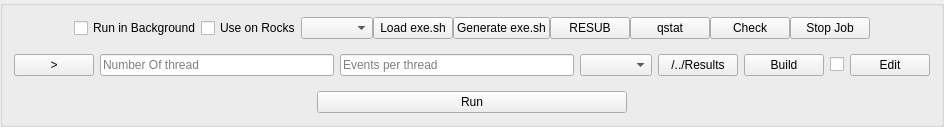
               <widget class="QGroupBox" name="groupBox_3">
                <property name="title">
                 <string/>
                </property>
                <layout class="QGridLayout" name="gridLayout_10">
                 <item row="1" column="0">
                  <widget class="QFrame" name="frame_23">
                   <property name="frameShape">
                    <enum>QFrame::NoFrame</enum>
                   </property>
                   <property name="frameShadow">
                    <enum>QFrame::Raised</enum>
                   </property>
                   <layout class="QHBoxLayout" name="horizontalLayout_24">
                    <property name="spacing">
                     <number>0</number>
                    </property>
                    <property name="leftMargin">
                     <number>60</number>
                    </property>
                    <property name="topMargin">
                     <number>0</number>
                    </property>
                    <property name="rightMargin">
                     <number>60</number>
                    </property>
                    <property name="bottomMargin">
                     <number>0</number>
                    </property>
                    <item>
                     <widget class="QCheckBox" name="checkBoxnohup">
                      <property name="toolTip">
                       <string>&lt;html&gt;&lt;head/&gt;&lt;body&gt;&lt;p&gt;Check if you want to run simulation in the background, then, the terminal can be used for other purposes. In this case the simulation output messgaes will be writed to a file with a name begins with &amp;quot;nohup_&amp;quot; then followed by simulation parameters instead of showing these messages on terminal. you can use &amp;quot;top&amp;quot; command to check the simulation process.&lt;/p&gt;&lt;/body&gt;&lt;/html&gt;</string>
                      </property>
                      <property name="text">
                       <string>Run in Background</string>
                      </property>
                     </widget>
                    </item>
                    <item>
                     <widget class="QCheckBox" name="checkBoxRocks">
                      <property name="toolTip">
                       <string>&lt;html&gt;&lt;head/&gt;&lt;body&gt;&lt;p&gt;Check it if you use DoseCalcs on Rocks-Cluster and you will compute on nodes. In this case the simulation output messages will be writed to a file with a name begins with &amp;quot;DoseCalcs_&amp;quot; then followed by simulation parameters instead of showing these messages on terminal.&lt;/p&gt;&lt;/body&gt;&lt;/html&gt;</string>
                      </property>
                      <property name="text">
                       <string>Use on Rocks</string>
                      </property>
                     </widget>
                    </item>
                    <item>
                     <widget class="QComboBox" name="MPIOrMTOnRockscomboBox">
                      <property name="toolTip">
                       <string>&lt;html&gt;&lt;head/&gt;&lt;body&gt;&lt;p&gt;According to the build type, you should choose how to execute DoseCalcs. Note that the exe.sh file is different in a such case (MT or MPI).&lt;/p&gt;&lt;/body&gt;&lt;/html&gt;</string>
                      </property>
                     </widget>
                    </item>
                    <item>
                     <widget class="QPushButton" name="pushButtonLoadExe">
                      <property name="toolTip">
                       <string>&lt;html&gt;&lt;head/&gt;&lt;body&gt;&lt;p&gt;The exe.sh is used to distribute DoseCalcs jobs on cluster computation units. The loaded file should be based on data read from GUI user inputs. After loading, you can modify the content of the file.&lt;/p&gt;&lt;/body&gt;&lt;/html&gt;</string>
                      </property>
                      <property name="text">
                       <string>Load exe.sh</string>
                      </property>
                     </widget>
                    </item>
                    <item>
                     <widget class="QPushButton" name="pushButtonGenerateExe">
                      <property name="toolTip">
                       <string>&lt;html&gt;&lt;head/&gt;&lt;body&gt;&lt;p&gt;The exe.sh is used to distribute DoseCalcs jobs on cluster computation units. The generated file is based on data read from GUI user inputs. After generation, you can modify the file.&lt;/p&gt;&lt;/body&gt;&lt;/html&gt;</string>
                      </property>
                      <property name="text">
                       <string>Generate exe.sh</string>
                      </property>
                     </widget>
                    </item>
                    <item>
                     <widget class="QPushButton" name="RESUBButton_2">
                      <property name="text">
                       <string>RESUB</string>
                      </property>
                     </widget>
                    </item>
                    <item>
                     <widget class="QPushButton" name="pushButtonQstat">
                      <property name="toolTip">
                       <string>&lt;html&gt;&lt;head/&gt;&lt;body&gt;&lt;p&gt;Check and list the DoseCalcs run jobs on Rocks-Cluster.&lt;/p&gt;&lt;/body&gt;&lt;/html&gt;</string>
                      </property>
                      <property name="text">
                       <string>qstat</string>
                      </property>
                     </widget>
                    </item>
                    <item>
                     <widget class="QPushButton" name="pushButtonChecQsubMPIsim">
                      <property name="toolTip">
                       <string>&lt;html&gt;&lt;head/&gt;&lt;body&gt;&lt;p&gt;When you run DoseCalcs on Rocks-Cluster, a DoseCalcs output file (DoseCalcs.o###) where ### is the job ID, will be created. The output file will be opened to check the simulation progress either if DoseCalcs run or terminated. You should select the job ID to be viewed on the terminal.&lt;/p&gt;&lt;/body&gt;&lt;/html&gt;</string>
                      </property>
                      <property name="text">
                       <string>Check</string>
                      </property>
                     </widget>
                    </item>
                    <item>
                     <widget class="QPushButton" name="pushButtonStopJob">
                      <property name="toolTip">
                       <string>&lt;html&gt;&lt;head/&gt;&lt;body&gt;&lt;p&gt;Delete a job on Rocks-Cluster, this will give a chooser that contains a list of registered and ran DoseCalcs simulations, choose the appropriate one. You can see the ID of the target job by clicking on qstat button.Note that you should wait 1s and in some cases return and reclick the button to read the command and write the results to the file 'F' in the build directory.&lt;/p&gt;&lt;/body&gt;&lt;/html&gt;</string>
                      </property>
                      <property name="text">
                       <string>Stop Job</string>
                      </property>
                     </widget>
                    </item>
                   </layout>
                  </widget>
                 </item>
                 <item row="3" column="0">
                  <widget class="QFrame" name="frame_16">
                   <property name="frameShape">
                    <enum>QFrame::NoFrame</enum>
                   </property>
                   <property name="frameShadow">
                    <enum>QFrame::Raised</enum>
                   </property>
                   <layout class="QHBoxLayout" name="horizontalLayout_17">
                    <property name="spacing">
                     <number>0</number>
                    </property>
                    <property name="leftMargin">
                     <number>303</number>
                    </property>
                    <property name="topMargin">
                     <number>0</number>
                    </property>
                    <property name="rightMargin">
                     <number>303</number>
                    </property>
                    <property name="bottomMargin">
                     <number>0</number>
                    </property>
                    <item>
                     <widget class="QPushButton" name="RunButton">
                      <property name="toolTip">
                       <string>&lt;html&gt;&lt;head/&gt;&lt;body&gt;&lt;p&gt;Run the DoseCalcs simulation. Note that DoseCalcs should be built, and principal simulation inputs should be set.&lt;/p&gt;&lt;/body&gt;&lt;/html&gt;</string>
                      </property>
                      <property name="text">
                       <string>Run</string>
                      </property>
                     </widget>
                    </item>
                   </layout>
                  </widget>
                 </item>
                 <item row="2" column="0">
                  <widget class="QFrame" name="frame_11">
                   <property name="styleSheet">
                    <string notr="true"/>
                   </property>
                   <property name="frameShape">
                    <enum>QFrame::NoFrame</enum>
                   </property>
                   <property name="frameShadow">
                    <enum>QFrame::Raised</enum>
                   </property>
                   <layout class="QHBoxLayout" name="horizontalLayout_11">
                    <property name="leftMargin">
                     <number>0</number>
                    </property>
                    <property name="rightMargin">
                     <number>0</number>
                    </property>
                    <item>
                     <widget class="QPushButton" name="pushButtonCalculateNumSimulation">
                      <property name="toolTip">
                       <string>&lt;html&gt;&lt;head/&gt;&lt;body&gt;&lt;p&gt;Calculate the number of simulations according to the entered radiation source inputs. &lt;/p&gt;&lt;/body&gt;&lt;/html&gt;</string>
                      </property>
                      <property name="text">
                       <string>&gt;</string>
                      </property>
                     </widget>
                    </item>
                    <item>
                     <widget class="QLineEdit" name="lineEditNumberOfRanksOrThreads">
                      <property name="toolTip">
                       <string>&lt;html&gt;&lt;head/&gt;&lt;body&gt;&lt;p&gt;Add the number of threads or ranks (for MPI computation) (the number should not exceed the real number of physical cores).&lt;/p&gt;&lt;/body&gt;&lt;/html&gt;</string>
                      </property>
                      <property name="placeholderText">
                       <string>Number Of thread</string>
                      </property>
                     </widget>
                    </item>
                    <item>
                     <widget class="QLineEdit" name="lineEditNumberOfEvent">
                      <property name="toolTip">
                       <string>&lt;html&gt;&lt;head/&gt;&lt;body&gt;&lt;p&gt;Add the number of events for each thread or rank (if MPI computation mode is used). The number of threads (or ranks) times the number of events per thread (or per rank) should not exceed the max int value (2147483647).&lt;/p&gt;&lt;/body&gt;&lt;/html&gt;</string>
                      </property>
                      <property name="placeholderText">
                       <string>Events per thread</string>
                      </property>
                     </widget>
                    </item>
                    <item>
                     <widget class="QComboBox" name="ScoreCombobowSimNumOnRanksLineEdit">
                      <property name="toolTip">
                       <string>&lt;html&gt;&lt;head/&gt;&lt;body&gt;&lt;p&gt;Choose Multi to simulate different source data on each thread (or Ranks for MPI computation), or set one to simulate the same source data on all threads (or Ranks).&lt;/p&gt;&lt;/body&gt;&lt;/html&gt;</string>
                      </property>
                      <property name="statusTip">
                       <string/>
                      </property>
                     </widget>
                    </item>
                    <item>
                     <widget class="QPushButton" name="openResultsDirButton">
                      <property name="sizePolicy">
                       <sizepolicy hsizetype="Fixed" vsizetype="Fixed">
                        <horstretch>0</horstretch>
                        <verstretch>0</verstretch>
                       </sizepolicy>
                      </property>
                      <property name="text">
                       <string>/../Results</string>
                      </property>
                     </widget>
                    </item>
                    <item>
                     <widget class="QPushButton" name="BuildButton">
                      <property name="toolTip">
                       <string>&lt;html&gt;&lt;head/&gt;&lt;body&gt;&lt;p&gt;If DoseCalcs code not built yet, click to show the installation window, then build DoseCalcs code&lt;/p&gt;&lt;/body&gt;&lt;/html&gt;</string>
                      </property>
                      <property name="text">
                       <string>Build</string>
                      </property>
                     </widget>
                    </item>
                    <item>
                     <widget class="QCheckBox" name="checkBoxUseMacroCommandFile">
                      <property name="toolTip">
                       <string>&lt;html&gt;&lt;head/&gt;&lt;body&gt;&lt;p&gt;If it's clicked, you can edit the input file by using the Edit button or Edit menu item, save the file, and run; else, the inputs from GUI components will be used, and you can view the component inputs in command text format by clicking on the View button.&lt;/p&gt;&lt;/body&gt;&lt;/html&gt;</string>
                      </property>
                      <property name="text">
                       <string/>
                      </property>
                     </widget>
                    </item>
                    <item>
                     <widget class="QPushButton" name="pushButtonEditMacros">
                      <property name="toolTip">
                       <string>Open the command text file, edit and click on save button, or view the components of GUI to be ran</string>
                      </property>
                      <property name="text">
                       <string>Edit</string>
                      </property>
                     </widget>
                    </item>
                   </layout>
                  </widget>
                 </item>
                </layout>
               </widget>
